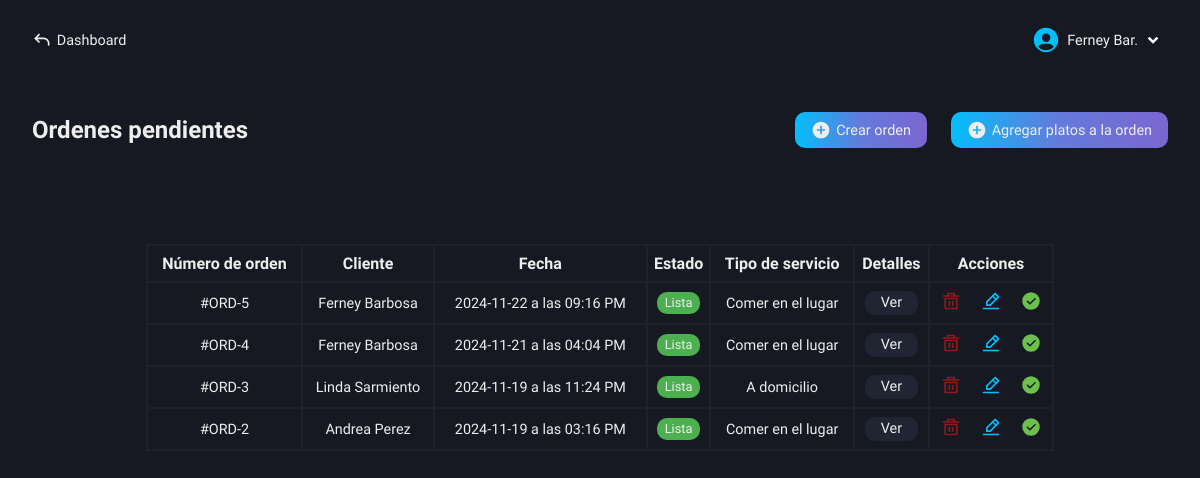
The app's page /roles/restaurant/kitchen/pending-orders.php (signed in) with its own data.
### tables this page shows
CREATE TABLE `users` (
  `id` int(11) NOT NULL AUTO_INCREMENT,
  `name` varchar(100) NOT NULL,
  `lastname` varchar(100) NOT NULL,
  `email` varchar(100) NOT NULL,
  `phone_number` varchar(100) NOT NULL,
  `pass` varchar(100) NOT NULL,
  `name_business` varchar(100) NOT NULL,
  `role` varchar(100) NOT NULL,
  PRIMARY KEY (`id`)
);

CREATE TABLE `pending_orders` (
  `id` int(11) NOT NULL AUTO_INCREMENT,
  `order_number` int(11) NOT NULL,
  `customer` varchar(100) NOT NULL,
  `order_date` varchar(100) NOT NULL,
  `order_status` varchar(100) NOT NULL,
  `type_service` varchar(100) NOT NULL,
  `transaction` varchar(100) NOT NULL,
  PRIMARY KEY (`id`)
);

### roles/restaurant/kitchen/pending-orders.php (the view, shortened to what this page needs)
<!DOCTYPE html>
<html lang="es">
<head>
    <link rel="stylesheet" href="../../../css/restaurant/pending-orders.css">
    <?php
        include("../../../conexion.php");
        if (isset($_SESSION['user_id'])) {
            $id_user = $_SESSION['user_id'];
        } else {
            header("Location: ../../../index.php");
            exit();
        }
    ?>
</head>
<body>
    <main class="main">
        <nav class="nav-dash">
            <a href="../../dashboard-restaurant.php" class="go-dash">
                <svg xmlns="http://www.w3.org/2000/svg" width="20" height="20" viewBox="0 0 24 24"><path fill="#eee" d="m4 10l-.707.707L2.586 10l.707-.707zm17 8a1 1 0 1 1-2 0zM8.293 15.707l-5-5l1.414-1.414l5 5zm-5-6.414l5-5l1.414 1.414l-5 5zM4 9h10v2H4zm17 7v2h-2v-2zm-7-7a7 7 0 0 1 7 7h-2a5 5 0 0 0-5-5z"/></svg>
                <p>Dashboard</p>
            </a>
            <div class="user-modal">
                <div class="username">
                    <img src="../../../svg/people.svg" alt="">
                    <div class="name-down">
                        <?php
                            $queryData = "SELECT name, lastname FROM users WHERE id = $id_user";
                            $result = mysqli_query($conexion, $queryData);
                            $rowData = mysqli_fetch_assoc($result);
                            echo "<p class='name'>" . $rowData['name'] . ' ' . substr($rowData['lastname'], 0, 3) . ".</p>";
                        ?>
                        <img src="../../../svg/down-arrow.svg" alt="">
                    </div>
                </div>
            </div>
        </nav>
        <section class="pending-orders" id="hidden-modal">
            <div class="orders-content">
                <div class="tlt-button">
                    <h2 class="tlt-function">Ordenes pendientes</h2>
                    <div class="content-buttons">
                        <a href="create-orders.php" class="button-function bg-btn">
                            <svg xmlns="http://www.w3.org/2000/svg" width="20" height="20" viewBox="0 0 24 24"><path fill="#eee" d="M12 2C6.477 2 2 6.477 2 12s4.477 10 10 10s10-4.477 10-10S17.523 2 12 2m5 11h-4v4h-2v-4H7v-2h4V7h2v4h4z"/></svg>
                            <p>Crear orden</p>
                        </a>
                        <a href="functions/add-orders-details.php" class="button-function bg-btn">
                            <svg xmlns="http://www.w3.org/2000/svg" width="20" height="20" viewBox="0 0 24 24"><path fill="#eee" d="M12 2C6.477 2 2 6.477 2 12s4.477 10 10 10s10-4.477 10-10S17.523 2 12 2m5 11h-4v4h-2v-4H7v-2h4V7h2v4h4z"/></svg>
                            <p>Agregar platos a la orden</p>
                        </a>
                    </div>
                </div>
                <div class="content-table">
                    <table>
                        <tr>
                            <th>Número de orden</th>
                            <th>Cliente</th>
                            <th>Fecha</th>
                            <th>Estado</th>
                            <th>Tipo de servicio</th>
                            <th>Detalles</th>
                            <th>Acciones</th>
                        </tr>
                        <?php
                            $getOrders = "SELECT * FROM pending_orders ORDER BY order_number DESC";
                            $resultOrders = mysqli_query($conexion, $getOrders);
                            if($resultOrders -> num_rows > 0) {
                                while($row = mysqli_fetch_assoc($resultOrders)){
                                    $order_number = $row['order_number'];
                                    $id = $row['id'];
                                    $order_date = $row['order_date'];
                                    $date = new DateTime($order_date);
                                    $formatted_date = $date->format('Y-m-d \a \l\a\s h:i A');
                                    $status_class = '';
                                    switch ($row['order_status']) {
                                        case 'Lista':
                                            $status_class = 'ready';
                                            break;
                                    }
                                    $class_sale = '';
                                    $class_cart = '';
                                    switch ($row['transaction']) {
                                        case '1':
                                            $class_cart = 'not-sent';
                                            $class_sale = 'yes-sent';
                                            break;
                                    }
                                    echo "<tr>
                                            <td>#ORD-" . $row['order_number'] . "</td>
                                            <td>" . ucwords($row['customer']) . "</td>
                                            <td>" . $formatted_date . "</td>
                                            <td><span class='" . $status_class . "'>" . $row['order_status'] . "</span></td>
                                            <td>" . $row['type_service'] . "</td>
                                            <td class='view-details'>
                                                <a href='details.php?order_number=$order_number'>Ver</a>
                                            </td>
                                            <td>
                                                <a href='functions/delete.php?id=$id'>
                                                    <img src='../../../svg/delete.svg' title='Eliminar' />
                                                </a>
                                                <a href='functions/get-data.php?id=$id'>
                                                    <img src='../../../svg/edit.svg' title='Editar' />
                                                </a>
                                                <a href='functions/send-order-sale.php?order_number=$order_number' class='" . $class_cart . "'>
                                                    <img  src='../../../svg/cart.svg' title='Enviar a ventas' />
                                                </a>
                                                <span class='" . $class_sale . "'>
                                                    <img src='../../../svg/success.svg' title='Enviado a ventas' />
                                                </span>
                                            </td>
                                          </tr>";
                                }
                            } else {
                                echo "<tr>
                                        <td colspan='7'>No hay ordenes pendientes.</td>
                                      </tr>";
                            }
                        ?>
                    </table>
                </div>
            </div>
        </section>
    </main>
</body>
</html>

### css/restaurant/pending-orders.css (style rules this page uses)
.main { display: grid; grid-template-columns: 1fr; grid-template-rows: 80px auto; height: 100vh; background-color: var(--color-dark-blue-gray); }
.pending-orders { grid-column: 1 / 2; grid-row: 2 / 3; padding: 2rem; box-sizing: border-box; background-color: var(--color-dark-blue-gray); }
.orders-content { display: flex; flex-direction: column; gap: 3rem; }
.tlt-button { display: flex; align-items: center; justify-content: space-between; }
.content-buttons { display: flex; align-items: center; gap: 1.5rem; }
.button-function { display: flex; align-items: center; gap: .3rem; padding: .5rem 1rem; border-radius: 10px; font-size: .9rem; text-decoration: none; }
.content-table { margin-top: 3rem; }
table { border-collapse: collapse; }
table { width: 80%; margin: auto; }
th, td { padding: .5rem 0; text-align: center; border: 2px solid var(--color-slate-gray); box-sizing: border-box; }
td { font-size: .9rem; font-weight: 300; }
td:nth-child(7) a { text-decoration: none; }
td:nth-child(7) a:nth-child(2) { margin-left: 1rem; }
td:nth-child(7) span { margin-left: 1rem; }
.view-details a { text-decoration: none; background-color: var(--color-dark-charcoal-blue); padding: .2rem 1rem; border-radius: 10px; }
.ready { background-color: var(--color-dark-green); padding: .2rem .5rem; border-radius: 10px; font-size: .8rem; }
.yes-sent { display: inline-block; }

### css/base-nav-dash.css (style rules this page uses)
* { color: #eee; }
.nav-dash { grid-column: 1 / 2; grid-row: 1 / 2; display: flex; align-items: center; justify-content: space-between; padding: 0 2rem; box-sizing: border-box; user-select: none; }
.username { display: flex; align-items: center; gap: .4rem; cursor: pointer; }
.name-down { display: flex; align-items: center; }
.name-down .name { color: #eee; font-size: .9rem; }
.go-dash { display: flex; align-items: center; gap: .3rem; text-decoration: none; }
.go-dash p { font-size: .9rem; color: #eee; }

### css/base-btn-bd.css (style rules this page uses)
.bg-btn { background: linear-gradient( 90deg, #04BEFA, #647adb, #7b66d0, #9554c9, #04BEFA ); background-size: 200%; animation: gradient-move 5s infinite; transition: transform 0.2s, box-shadow 0.2s; }

### records on screen
users: name "Ferney", lastname "Bar"
pending_orders: order_number "5", customer "Ferney Barbosa", order_date "2024-11-22 a las 09:16 PM", order_status "Lista", type_service "Comer en el lugar"
pending_orders: order_number "4", customer "Ferney Barbosa", order_date "2024-11-21 a las 04:04 PM", order_status "Lista", type_service "Comer en el lugar"
pending_orders: order_number "3", customer "Linda Sarmiento", order_date "2024-11-19 a las 11:24 PM", order_status "Lista", type_service "A domicilio"
pending_orders: order_number "2", customer "Andrea Perez", order_date "2024-11-19 a las 03:16 PM", order_status "Lista", type_service "Comer en el lugar"
